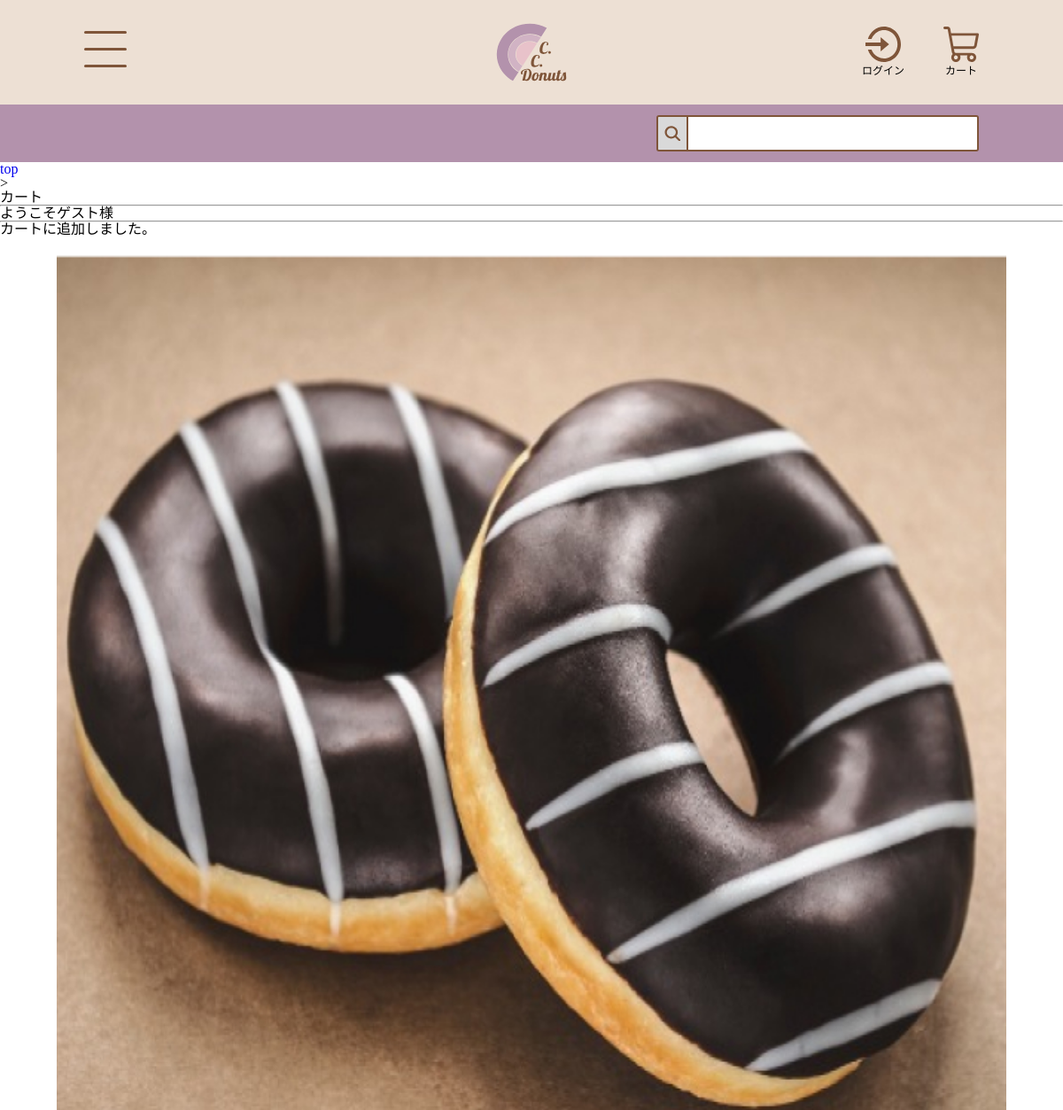
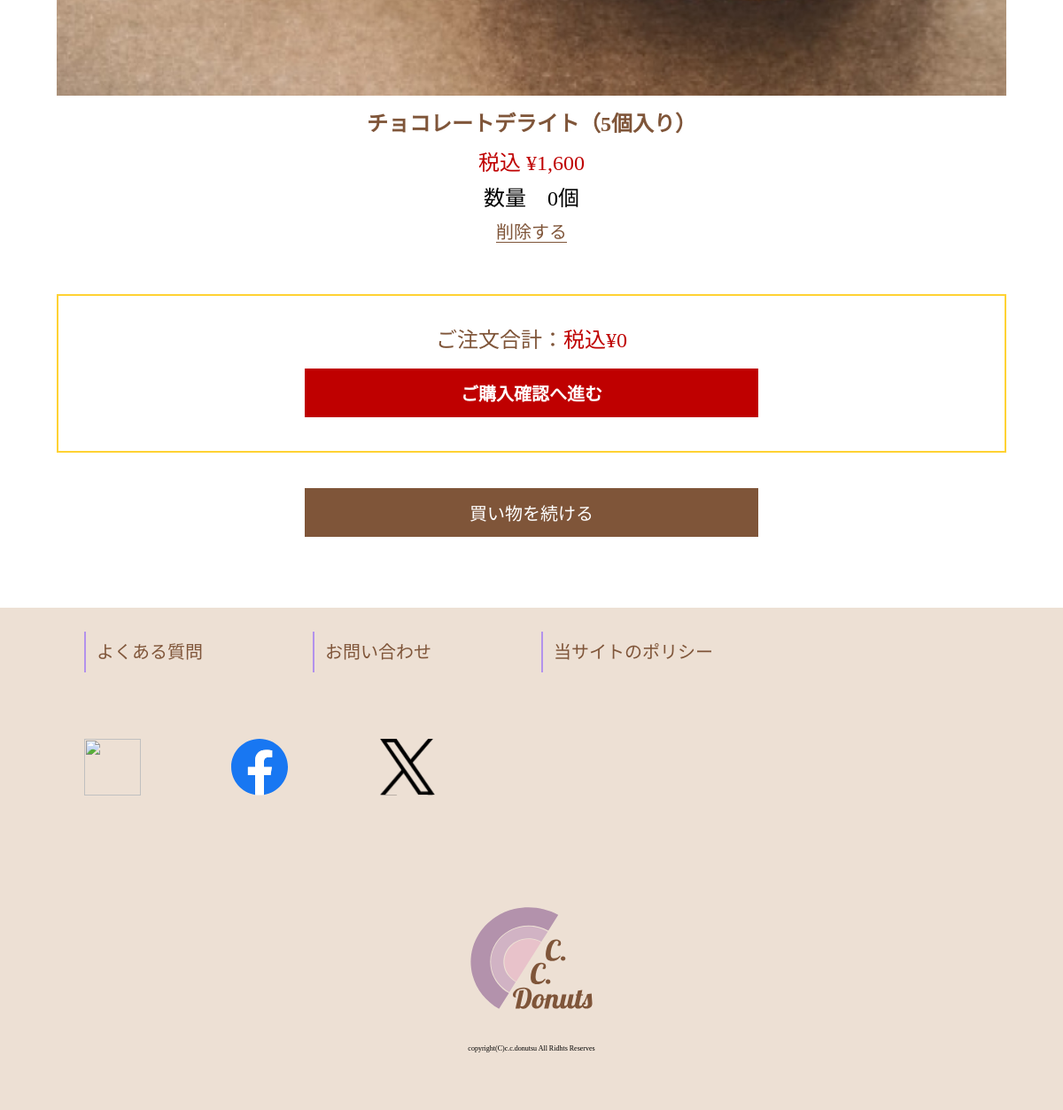
The app's page /cart-input.php?id=2 with its own data (2 pictures, top to bottom).
### tables this page shows
create table product (
	id int auto_increment primary key, 
	name varchar(200) not null, 
	price int not null,
    description varchar(1000) not null,
    category int not null
);

### cart.php (the view)
<?php
if (!empty($_SESSION['product'])) {
    $total = 0;
    foreach ($_SESSION['product'] as $id => $product) {
        $subtotal = $product['price'] * $product['count'];
        $total += $subtotal;
        $id_number=intval($id);
        $formattedPrice = number_format($product['price']);
        echo <<< END
<div class="cart_show_container">
        <img src="common/images/product_{$id}.jpg" alt="商品画像">
        <div class="item_container">
            <p class="item_name">{$product['name']}</p>
            <div class="item_info">
                <p class="item_price">税込 &yen;{$formattedPrice}</p>
                <p class="item_count">数量　{$product['count']}個</p>
            </div>
            <div class="item_delete">
                <a href="cart-delete.php?id={$id_number}">削除する</a>
            </div>
        </div>
</div>
END;
    }
    $totalPrice = number_format($total);
    echo <<< END
    <div class="total_price">
    <div class="total_price_checkbox">
        <p class="total_title">ご注文合計：<span>税込&yen;{$totalPrice}</span></p>
        <button onclick="location.href='purchase-confirm.php'" class="button">ご購入確認へ進む</button>
    </div>
    </div>
    <div class="continue_box">
        <button onclick="location.href='product.php'" class="continue_btn">買い物を続ける</button>
    </div>
END;
} else {
    echo '<p class="name_no_cart">カートに商品がありません。</p>';
}
?>

### common/css/cart.css (style rules this page uses)
body { font-family: 'Noto Sans JP'; }
.cart_show_container { text-align: center; padding-bottom: 60px; }
.cart_show_container img { width: 89.333vw; padding: 20px 0; }
.item_name { font-size: clamp(16px,3vw,24px); color: #7f5539; font-weight: bold; margin-bottom: 20px; }
.item_price { font-size: clamp(16px,3vw,24px); color: #bf0000; margin-bottom: 16px; }
.item_count { font-size: clamp(16px,3vw,24px); margin-bottom: 16px; }
.item_delete a { font-size: clamp(14px,2vw,20px); color: #7f5539; border-bottom: 1px solid #7f5539; }
.total_price { text-align: center; margin-bottom: 40px; border: 2px solid #ffd233; margin: 0 5.333vw; }
.total_price_checkbox { padding: 38px 0; }
.total_title { font-size: clamp(16px,3vw,24px); color: #7f5539; margin-bottom: 20px; }
.total_price_checkbox span { font-size: clamp(16px,3vw,24px); color: #bf0000; }
.button { width: 42.666vw; font-family: 'Noto Sans JP'; font-size: clamp(12px, 2vw, 20px); font-weight: bold; text-align: center; cursor: pointer; padding: 12px 8.27vw; background: #bf0000; color: #ffffff; transition: .3s; border: 1px solid #bf0000; }
.continue_box { text-align: center; padding-top: 40px; padding-bottom: 80px; }
.continue_btn { width: 42.666vw; font-family: 'Noto Sans JP'; font-size: clamp(12px, 2vw, 20px); text-align: center; cursor: pointer; padding: 12px 8.27vw; background: #7f5539; color: #ffffff; transition: .3s; border: 1px solid #7f5539; }

### records on screen
product: name "チョコレートデライト（5個入り）", price "1,600", count "0"

### other values on screen
$totalPrice "0"
